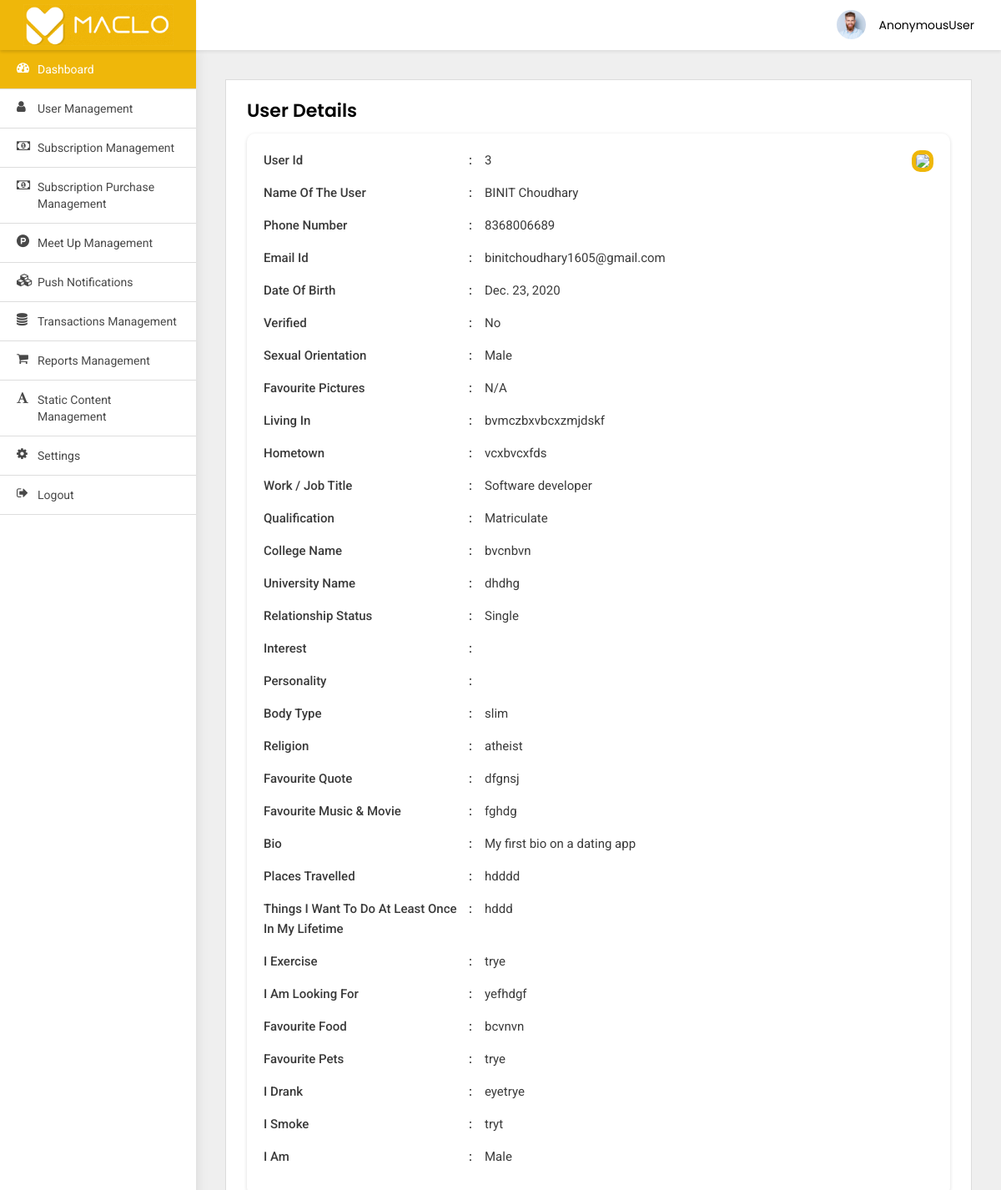
Page /adminpanel/users-detail/3/ on the committed database.
### src/models.py (models this page shows)
class RegisterUser(models.Model):
    email = models.EmailField(default='test@maclo.com')
    phone_number = models.CharField(default='00000', max_length=13)
    first_name = models.CharField(default='maclo', max_length=100)
    last_name = models.CharField(default='app', max_length=100)
    gender = models.CharField(choices=GENDER, default='Male', max_length=20, null=True, blank=True)
    date_of_birth = models.DateField(null=True, blank=True)
    job_profile = models.CharField(max_length=100, null=True, blank=True)
    company_name = models.CharField(max_length=200, null=True, blank=True)
    qualification = models.CharField(
        default="Bachelor's", choices=QUALIFICATION, max_length=100, null=True, blank=True)
    relationship_status = models.CharField(
        default='Single', choices=RELATIONSHIP_STATUS, max_length=100, null=True, blank=True)
    height = models.IntegerField(null=True,blank=True)
    fav_quote = models.CharField(default='MY Fav QUOTE', max_length=1000)
    religion = models.CharField(default='atheist', max_length=100, null=True, blank=True)
    body_type = models.CharField(default='slim', max_length=100)
    zodiac_sign = models.CharField(default='', max_length=100)
    taste = models.CharField(default='', max_length=100)
    created_at = models.DateField(auto_now_add=True)
    verified = models.CharField(default='No', choices=BOOL_CHOICES, max_length=10)
    fb_signup = models.CharField(default='No', choices=BOOL_CHOICES, max_length=10)
    pic_1 = models.ImageField(upload_to='media', null=True, blank=True)
    pic_2 = models.ImageField(upload_to='media', null=True, blank=True)
    pic_3 = models.ImageField(upload_to='media', null=True, blank=True)
    pic_4 = models.ImageField(upload_to='media', null=True, blank=True)
    pic_5 = models.ImageField(upload_to='media', null=True, blank=True)
    pic_6 = models.ImageField(upload_to='media', null=True, blank=True)
    def __str__(self):
        return str(self.id)

class UserDetail(models.Model):
    bio = models.CharField(default='', max_length=600, null=True, blank=True)
    phone_number = models.ForeignKey(RegisterUser, on_delete=models.CASCADE, null=True, blank=True)
    living_in = models.CharField(
        default='', choices=LOCATION, max_length=100, null=True, blank=True)
    hometown = models.CharField(default='', max_length=300, null=True, blank=True)
    profession = models.CharField(
        default="", choices=PROFESSION, max_length=100, null=True, blank=True)
    college_name = models.CharField(
        default='', choices=COLLEGES, max_length=100, null=True, blank=True)
    university = models.CharField(
        default='', choices=UNIVERSITY, max_length=200, null=True, blank=True)
    personality = models.CharField(default='', max_length=500, null=True, blank=True)
    food_type = models.CharField(choices=FOOD_TYPE, default='', max_length=100, null=True, blank=True)
    owns = models.CharField(choices=VEHICLES, default='', max_length=200, null=True, blank=True)
    preference_first_date = models.CharField(
        default='', choices=PREFRENCE_FIRST_DATE, max_length=150, null=True, blank=True)
    fav_music = models.CharField(default='', max_length=500, null=True, blank=True)
    travelled_place = models.CharField(default='', max_length=500, null=True, blank=True)
    once_in_life = models.CharField(default='', max_length=500, null=True, blank=True)
    exercise = models.CharField(default='NO', choices=BOOL_CHOICES, max_length=10, null=True, blank=True)
    looking_for = models.CharField(default="", max_length=500, null=True, blank=True)
    interest = models.CharField(default="", max_length=500, null=True, blank=True)
    fav_food = models.CharField(default='', max_length=500, null=True, blank=True)
    fav_pet = models.CharField(default='', max_length=100, null=True, blank=True)
    smoke = models.CharField(default='No', choices=BOOL_CHOICES, max_length=10, null=True, blank=True)
    drink = models.CharField(default='No', choices=BOOL_CHOICES, max_length=10, null=True, blank=True)
    subscription_purchased = models.CharField(default='No', choices=BOOL_CHOICES, max_length=100, null=True, blank=True)
    subscription_purchased_at = models.DateField(null=True, blank=True)
    subscription = models.ForeignKey(SubscriptionPlans, on_delete=models.CASCADE, null=True, blank=True)

### adminpanel/views.py (the view)
# urls.py: path('users-detail/<int:pk>/', UserDetailView.as_view(), name='users-detail'),
class UserDetailView(DetailView):
    model = RegisterUser
    template_name = 'user-details.html'
    def get_context_data(self, **kwargs):
        context = super().get_context_data(**kwargs)
        user = RegisterUser.objects.get(id=self.kwargs.get('pk'))
        print(user)
        try:
            context['detail'] = UserDetail.objects.get(phone_number=user)
            x = UserDetail.objects.get(phone_number=user)
            print(x.living_in)
        except Exception as e:
            print(e)
        return context

### adminpanel/templates/user-details.html
{% extends 'base.html' %}
{% block body %}
<div class="WrapperArea">
    <div class="WrapperBox">
        <div class="Small-Wrapper">
            <h4 class="Title">User Details</h4>
            <div class="DetailsArea">
                {% if object.pic_1 %}
                <div class="DetailsProfile">
                    <figure><img src="{{object.pic_1.url}}"></figure>
                </div>
                {% else %}
                <div class="DetailsProfile">
                    <figure><img src="'adminpanel/images/profile.jpeg'"></figure>
                </div>
                {% endif %}
                <ul>
                    <li>
                        <span>User id</span>{{object.id}}
                    </li>
                    <li>
                        <span>Name of the user</span>{{object.first_name}} {{object.last_name}}
                    </li>
                    <li>
                        <span>Phone Number</span>{{object.phone_number}}
                    </li>
                    <li>
                        <span>Email id </span>{{object.email}}
                    </li>
                    <li>
                        <span>Date of Birth</span>{{object.date_of_birth}}
                    </li>
                    <li>
                        <span>Verified</span>{{object.verified}}
                    </li>
                    <li>
                        <span>Sexual Orientation</span>{{object.gender}}
                    </li>
                    {% if object.pic_1 %}
                    <li>
                        <span>favourite pictures</span>{{object.pic_1.url}}
                    </li>
                    {% else %}
                    <li>
                        <span>favourite pictures</span>N/A
                    </li>
                    {% endif %}
                    <li>
                        <span>Living in</span>{{detail.living_in}}
                    </li>
                    <li>
                        <span>Hometown</span>{{detail.hometown}}
                    </li>
                    <li>
                        <span>Work / Job title</span>{{object.job_profile}}
                    </li>
                    <li>
                        <span>Qualification </span>{{object.qualification}}
                    </li>
                    <li>
                        <span>College name </span>{{detail.college_name}}
                    </li>
                    <li>
                        <span>University name</span>{{detail.university}}
                    </li>
                    <li>
                        <span>Relationship status</span>{{object.relationship_status}}
                    </li>
                    <li>
                        <span>Interest</span>{{object.interests}}
                    </li>
                    <li>
                        <span>Personality</span>{{object.personality}}
                    </li>
                    <li>
                        <span>Body Type</span>{{object.body_type}}
                    </li>
                    <li>
                        <span>Religion</span>{{object.religion}}
                    </li>
                    <li>
                        <span>favourite quote </span>{{object.fav_quote}}
                    </li>
                    <li>
                        <span>Favourite Music & Movie </span>{{detail.fav_music}}
                    </li>
                    <li>
                        <span>Bio</span>{{detail.bio}}
                    </li>
                    <li>
                        <span>Places Travelled </span>{{detail.travelled_place}}
                    </li>
                    <li>
                        <div class="Flex">
                            <span>Things I want to do at least once in my lifetime</span>{{detail.once_in_life}}
                        </div>
                    </li>
                    <li>
                        <span>I Exercise</span>{{detail.exercise}}
                    </li>
                    <li>
                        <span>I am looking for</span>{{detail.looking_for}}
                    </li>
                    <li>
                        <span>Favourite Food</span>{{detail.fav_food}}
                    </li>
                    <li>
                        <span>Favourite pets</span>{{detail.fav_pet}}
                    </li>
                    <li>
                        <span>I drank</span>{{detail.drink}}
                    </li>
                    <li>
                        <span>I Smoke</span>{{detail.smoke}}
                    </li>
                    <li>
                        <span>I am</span>{{object.gender}}
                    </li>
                </ul>
            </div>
        </div>
    </div>
</div>
{% endblock body %}

### static/adminpanel/css/style.css (style rules this page uses)
body { margin: 0; padding: 0; font-family: 'Poppins', sans-serif !important; font-size: 13px; color: #3a3a3a; font-weight: 400; }
* { margin: 0px; padding: 0px; }
header, footer, aside, article, section, detail, nav, figure { position: relative; }
h1, h2, h3, h4, h5, h6, p { margin: 0; padding: 0; }
ul, li, ol { list-style-type: none; margin: 0; padding: 0; }
img { border: 0; outline: none; max-width: 100%; }
.Flex { display: flex; }
.WrapperArea { margin-left:235px;flex:1 1 auto;width:calc(100% - 235px);display:flex;flex-direction:column;margin-top:60px;transition:0.5s all ease-in-out }
.WrapperArea .WrapperBox { padding:35px;background-color:#efefef;min-height:calc(100vh - 60px) }
.Small-Wrapper { background-color:#fff;padding:25px;border:1px solid #dcdcdc }
h4.Title { margin:0 0 15px;font-weight:600;color:#000;text-transform:capitalize;font-size:22px }
.DetailsArea { box-shadow:0 1px 4px #ddd;padding:20px;margin:0;border-radius:10px }
.DetailsArea .DetailsProfile { float: right; border: 5px solid #efb70a; border-radius: 10px; overflow: hidden; }
.DetailsArea ul li { font-family:Roboto;font-size:15px;margin:0 0 15px 0;line-height:24px }
.DetailsArea ul li span, .DetailsArea ul li strong { font-weight:500;text-transform:capitalize;width:250px;display:inline-block;position:relative;margin:0 15px 0 0;padding:0 10px 0 0 }
.DetailsArea ul li span:after { content:':';position:absolute;right:0;top:0 }

### rows in the picture
RegisterUser: id "3", first_name "BINIT", last_name "Choudhary", phone_number "8368006689", email "binitchoudhary1605@gmail.com", date_of_birth "Dec. 23, 2020", verified "No", gender "Male", job_profile "Software developer", qualification "Matriculate", relationship_status "Single", body_type "slim", religion "atheist", fav_quote "dfgnsj"
UserDetail: living_in "bvmczbxvbcxzmjdskf", hometown "vcxbvcxfds", college_name "bvcnbvn", university "dhdhg", fav_music "fghdg", bio "My first bio on a dating app", travelled_place "hdddd", once_in_life "hddd", exercise "trye", looking_for "yefhdgf", fav_food "bcvnvn", fav_pet "trye", drink "eyetrye", smoke "tryt"

### other values in the picture
{{ user }} "AnonymousUser"
